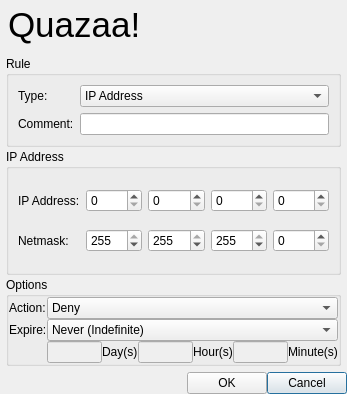
<?xml version="1.0" encoding="UTF-8"?>
<ui version="4.0">
 <class>DialogAddRule</class>
 <widget class="QDialog" name="DialogAddRule">
  <property name="geometry">
   <rect>
    <x>0</x>
    <y>0</y>
    <width>347</width>
    <height>394</height>
   </rect>
  </property>
  <property name="windowTitle">
   <string>Security Rule</string>
  </property>
  <property name="windowIcon">
   <iconset resource="../Resource.qrc">
    <normaloff>:/Resource/Security/SecurityRule.png</normaloff>:/Resource/Security/SecurityRule.png</iconset>
  </property>
  <property name="autoFillBackground">
   <bool>true</bool>
  </property>
  <layout class="QGridLayout" name="gridLayout_2">
   <property name="margin">
    <number>0</number>
   </property>
   <property name="spacing">
    <number>0</number>
   </property>
   <item row="0" column="0">
    <widget class="QFrame" name="frameCommonHeader">
     <property name="minimumSize">
      <size>
       <width>0</width>
       <height>50</height>
      </size>
     </property>
     <property name="maximumSize">
      <size>
       <width>16777215</width>
       <height>50</height>
      </size>
     </property>
     <property name="frameShape">
      <enum>QFrame::NoFrame</enum>
     </property>
     <property name="frameShadow">
      <enum>QFrame::Raised</enum>
     </property>
     <layout class="QGridLayout" name="gridLayout_23">
      <property name="margin">
       <number>1</number>
      </property>
      <property name="spacing">
       <number>0</number>
      </property>
      <item row="0" column="0">
       <widget class="QLabel" name="labelLogo">
        <property name="styleSheet">
         <string notr="true">background-color: transparent;</string>
        </property>
        <property name="pixmap">
         <pixmap resource="../Resource.qrc">:/Resource/Quazaa48.png</pixmap>
        </property>
       </widget>
      </item>
      <item row="0" column="1">
       <widget class="QLabel" name="labelHeaderText">
        <property name="sizePolicy">
         <sizepolicy hsizetype="MinimumExpanding" vsizetype="Preferred">
          <horstretch>0</horstretch>
          <verstretch>0</verstretch>
         </sizepolicy>
        </property>
        <property name="text">
         <string notr="true">&lt;!DOCTYPE HTML PUBLIC &quot;-//W3C//DTD HTML 4.0//EN&quot; &quot;http://www.w3.org/TR/REC-html40/strict.dtd&quot;&gt;
&lt;html&gt;&lt;head&gt;&lt;meta name=&quot;qrichtext&quot; content=&quot;1&quot; /&gt;&lt;style type=&quot;text/css&quot;&gt;
p, li { white-space: pre-wrap; }
&lt;/style&gt;&lt;/head&gt;&lt;body style=&quot; font-family:'MS Shell Dlg 2'; font-size:8.25pt; font-weight:400; font-style:normal;&quot;&gt;
&lt;p style=&quot; margin-top:0px; margin-bottom:0px; margin-left:0px; margin-right:0px; -qt-block-indent:0; text-indent:0px;&quot;&gt;&lt;span style=&quot; font-size:26pt;&quot;&gt;Quazaa!&lt;/span&gt;&lt;/p&gt;&lt;/body&gt;&lt;/html&gt;</string>
        </property>
       </widget>
      </item>
     </layout>
    </widget>
   </item>
   <item row="4" column="0">
    <layout class="QGridLayout" name="gridLayoutFooter">
     <item row="0" column="2">
      <widget class="QPushButton" name="pushButtonCancel">
       <property name="text">
        <string>Cancel</string>
       </property>
      </widget>
     </item>
     <item row="0" column="1">
      <widget class="QPushButton" name="pushButtonOK">
       <property name="text">
        <string>OK</string>
       </property>
      </widget>
     </item>
     <item row="0" column="0">
      <spacer name="horizontalSpacerFooter">
       <property name="orientation">
        <enum>Qt::Horizontal</enum>
       </property>
       <property name="sizeHint" stdset="0">
        <size>
         <width>40</width>
         <height>20</height>
        </size>
       </property>
      </spacer>
     </item>
    </layout>
   </item>
   <item row="1" column="0">
    <widget class="QFrame" name="frameBody">
     <property name="frameShape">
      <enum>QFrame::NoFrame</enum>
     </property>
     <property name="frameShadow">
      <enum>QFrame::Raised</enum>
     </property>
     <layout class="QGridLayout" name="gridLayout_7">
      <property name="verticalSpacing">
       <number>2</number>
      </property>
      <property name="margin">
       <number>6</number>
      </property>
      <item row="0" column="0">
       <widget class="QGroupBox" name="groupBoxRule">
        <property name="title">
         <string>Rule</string>
        </property>
        <layout class="QGridLayout" name="gridLayout_5">
         <item row="0" column="0">
          <widget class="QLabel" name="labelRuleType">
           <property name="text">
            <string>Type:</string>
           </property>
          </widget>
         </item>
         <item row="0" column="1">
          <widget class="QComboBox" name="comboBoxRuleType">
           <item>
            <property name="text">
             <string>IP Address</string>
            </property>
           </item>
           <item>
            <property name="text">
             <string>IP Address Range</string>
            </property>
           </item>
           <item>
            <property name="text">
             <string>Country</string>
            </property>
           </item>
           <item>
            <property name="text">
             <string>File Filter</string>
            </property>
           </item>
           <item>
            <property name="text">
             <string>Content Filter</string>
            </property>
           </item>
           <item>
            <property name="text">
             <string>Regular Expression</string>
            </property>
           </item>
           <item>
            <property name="text">
             <string>User Agent</string>
            </property>
           </item>
          </widget>
         </item>
         <item row="1" column="0">
          <widget class="QLabel" name="labelComment">
           <property name="text">
            <string>Comment:</string>
           </property>
          </widget>
         </item>
         <item row="1" column="1">
          <widget class="QLineEdit" name="lineEditComment"/>
         </item>
        </layout>
       </widget>
      </item>
      <item row="2" column="0">
       <widget class="QGroupBox" name="groupBoxOptions">
        <property name="title">
         <string>Options</string>
        </property>
        <layout class="QGridLayout" name="gridLayout_4">
         <property name="margin">
          <number>0</number>
         </property>
         <property name="spacing">
          <number>0</number>
         </property>
         <item row="2" column="1">
          <layout class="QGridLayout" name="gridLayoutTime">
           <item row="0" column="4">
            <widget class="QLineEdit" name="lineEditMinutes">
             <property name="enabled">
              <bool>false</bool>
             </property>
            </widget>
           </item>
           <item row="0" column="2">
            <widget class="QLineEdit" name="lineEditHours">
             <property name="enabled">
              <bool>false</bool>
             </property>
            </widget>
           </item>
           <item row="0" column="0">
            <widget class="QLineEdit" name="lineEditDays">
             <property name="enabled">
              <bool>false</bool>
             </property>
            </widget>
           </item>
           <item row="0" column="1">
            <widget class="QLabel" name="labelDays">
             <property name="text">
              <string>Day(s)</string>
             </property>
            </widget>
           </item>
           <item row="0" column="3">
            <widget class="QLabel" name="labelHours">
             <property name="text">
              <string>Hour(s)</string>
             </property>
            </widget>
           </item>
           <item row="0" column="5">
            <widget class="QLabel" name="labelMinutes">
             <property name="text">
              <string>Minute(s)</string>
             </property>
            </widget>
           </item>
          </layout>
         </item>
         <item row="0" column="0">
          <widget class="QLabel" name="labelAction">
           <property name="text">
            <string>Action:</string>
           </property>
          </widget>
         </item>
         <item row="1" column="0">
          <widget class="QLabel" name="labelExpire">
           <property name="text">
            <string>Expire:</string>
           </property>
          </widget>
         </item>
         <item row="0" column="1">
          <widget class="QComboBox" name="comboBoxAction">
           <property name="currentIndex">
            <number>2</number>
           </property>
           <property name="maxVisibleItems">
            <number>3</number>
           </property>
           <item>
            <property name="text">
             <string>None</string>
            </property>
           </item>
           <item>
            <property name="text">
             <string>Accept</string>
            </property>
           </item>
           <item>
            <property name="text">
             <string>Deny</string>
            </property>
           </item>
          </widget>
         </item>
         <item row="1" column="1">
          <widget class="QComboBox" name="comboBoxExpire">
           <property name="currentIndex">
            <number>0</number>
           </property>
           <property name="maxVisibleItems">
            <number>3</number>
           </property>
           <item>
            <property name="text">
             <string>Never (Indefinite)</string>
            </property>
           </item>
           <item>
            <property name="text">
             <string>At End Of Session</string>
            </property>
           </item>
           <item>
            <property name="text">
             <string>After:</string>
            </property>
           </item>
          </widget>
         </item>
        </layout>
       </widget>
      </item>
      <item row="1" column="0">
       <widget class="QStackedWidget" name="stackedWidgetType">
        <property name="currentIndex">
         <number>0</number>
        </property>
        <widget class="QWidget" name="pageIPAddress">
         <layout class="QGridLayout" name="gridLayout_8">
          <property name="margin">
           <number>0</number>
          </property>
          <property name="spacing">
           <number>0</number>
          </property>
          <item row="0" column="0">
           <widget class="QGroupBox" name="groupBoxIPAddress">
            <property name="title">
             <string>IP Address</string>
            </property>
            <layout class="QGridLayout" name="gridLayout_6">
             <item row="0" column="0">
              <widget class="QLabel" name="labelIPAddress">
               <property name="text">
                <string>IP Address:</string>
               </property>
              </widget>
             </item>
             <item row="1" column="0">
              <widget class="QLabel" name="labelNetmask">
               <property name="text">
                <string>Netmask:</string>
               </property>
              </widget>
             </item>
             <item row="0" column="2">
              <widget class="QSpinBox" name="spinBoxIP1">
               <property name="maximum">
                <number>255</number>
               </property>
              </widget>
             </item>
             <item row="0" column="3">
              <widget class="QSpinBox" name="spinBoxIP2">
               <property name="maximum">
                <number>255</number>
               </property>
              </widget>
             </item>
             <item row="0" column="4">
              <widget class="QSpinBox" name="spinBoxIP3">
               <property name="maximum">
                <number>255</number>
               </property>
              </widget>
             </item>
             <item row="0" column="5">
              <widget class="QSpinBox" name="spinBoxIP4">
               <property name="maximum">
                <number>255</number>
               </property>
              </widget>
             </item>
             <item row="1" column="2">
              <widget class="QSpinBox" name="spinBoxNetmask1">
               <property name="maximum">
                <number>255</number>
               </property>
               <property name="value">
                <number>255</number>
               </property>
              </widget>
             </item>
             <item row="1" column="3">
              <widget class="QSpinBox" name="spinBoxNetmask2">
               <property name="maximum">
                <number>255</number>
               </property>
               <property name="value">
                <number>255</number>
               </property>
              </widget>
             </item>
             <item row="1" column="4">
              <widget class="QSpinBox" name="spinBoxNetmask3">
               <property name="maximum">
                <number>255</number>
               </property>
               <property name="value">
                <number>255</number>
               </property>
              </widget>
             </item>
             <item row="1" column="5">
              <widget class="QSpinBox" name="spinBoxNetmask4">
               <property name="maximum">
                <number>255</number>
               </property>
               <property name="value">
                <number>0</number>
               </property>
              </widget>
             </item>
            </layout>
           </widget>
          </item>
         </layout>
        </widget>
        <widget class="QWidget" name="pageIPRange">
         <layout class="QGridLayout" name="gridLayout_10">
          <property name="leftMargin">
           <number>0</number>
          </property>
          <property name="topMargin">
           <number>0</number>
          </property>
          <property name="bottomMargin">
           <number>0</number>
          </property>
          <property name="spacing">
           <number>0</number>
          </property>
          <item row="0" column="0">
           <widget class="QGroupBox" name="groupBoxIPRange">
            <property name="title">
             <string>IP Address Range</string>
            </property>
            <layout class="QGridLayout" name="gridLayout_9">
             <property name="margin">
              <number>4</number>
             </property>
             <property name="spacing">
              <number>4</number>
             </property>
             <item row="0" column="0" colspan="6">
              <layout class="QGridLayout" name="gridLayoutIPRange">
               <property name="spacing">
                <number>2</number>
               </property>
               <item row="0" column="0">
                <widget class="QLabel" name="labelStartIP">
                 <property name="text">
                  <string>Start IP Address:</string>
                 </property>
                </widget>
               </item>
               <item row="0" column="1">
                <widget class="QSpinBox" name="spinBoxStartIP1">
                 <property name="maximum">
                  <number>255</number>
                 </property>
                </widget>
               </item>
               <item row="0" column="2">
                <widget class="QSpinBox" name="spinBoxStartIP2">
                 <property name="maximum">
                  <number>255</number>
                 </property>
                </widget>
               </item>
               <item row="0" column="3">
                <widget class="QSpinBox" name="spinBoxStartIP3">
                 <property name="maximum">
                  <number>255</number>
                 </property>
                </widget>
               </item>
               <item row="0" column="4">
                <widget class="QSpinBox" name="spinBoxStartIP4">
                 <property name="maximum">
                  <number>255</number>
                 </property>
                </widget>
               </item>
               <item row="1" column="0">
                <widget class="QLabel" name="labelEndIP">
                 <property name="text">
                  <string>End IP Address:</string>
                 </property>
                </widget>
               </item>
               <item row="1" column="1">
                <widget class="QSpinBox" name="spinBoxEndIP1">
                 <property name="maximum">
                  <number>255</number>
                 </property>
                </widget>
               </item>
               <item row="1" column="2">
                <widget class="QSpinBox" name="spinBoxEndIP2">
                 <property name="maximum">
                  <number>255</number>
                 </property>
                </widget>
               </item>
               <item row="1" column="3">
                <widget class="QSpinBox" name="spinBoxEndIP3">
                 <property name="maximum">
                  <number>255</number>
                 </property>
                </widget>
               </item>
               <item row="1" column="4">
                <widget class="QSpinBox" name="spinBoxEndIP4">
                 <property name="maximum">
                  <number>255</number>
                 </property>
                </widget>
               </item>
               <item row="2" column="0">
                <widget class="QLabel" name="labelRangeNetmask">
                 <property name="text">
                  <string>Netmask:</string>
                 </property>
                </widget>
               </item>
               <item row="2" column="1">
                <widget class="QSpinBox" name="spinBoxRangeNetmask1">
                 <property name="maximum">
                  <number>255</number>
                 </property>
                 <property name="value">
                  <number>255</number>
                 </property>
                </widget>
               </item>
               <item row="2" column="2">
                <widget class="QSpinBox" name="spinBoxRangeNetmask2">
                 <property name="maximum">
                  <number>255</number>
                 </property>
                 <property name="value">
                  <number>255</number>
                 </property>
                </widget>
               </item>
               <item row="2" column="3">
                <widget class="QSpinBox" name="spinBoxRangeNetmask3">
                 <property name="maximum">
                  <number>255</number>
                 </property>
                 <property name="value">
                  <number>255</number>
                 </property>
                </widget>
               </item>
               <item row="2" column="4">
                <widget class="QSpinBox" name="spinBoxRangeNetmask4">
                 <property name="maximum">
                  <number>255</number>
                 </property>
                 <property name="value">
                  <number>255</number>
                 </property>
                </widget>
               </item>
              </layout>
             </item>
            </layout>
           </widget>
          </item>
         </layout>
        </widget>
        <widget class="QWidget" name="pageCountry">
         <layout class="QHBoxLayout" name="horizontalLayout_5">
          <item>
           <widget class="QGroupBox" name="groupBox_3">
            <property name="title">
             <string>Country</string>
            </property>
            <layout class="QHBoxLayout" name="horizontalLayout_4">
             <property name="spacing">
              <number>4</number>
             </property>
             <property name="rightMargin">
              <number>4</number>
             </property>
             <property name="bottomMargin">
              <number>4</number>
             </property>
             <item>
              <widget class="QLineEdit" name="lineEditCountry"/>
             </item>
            </layout>
           </widget>
          </item>
         </layout>
        </widget>
        <widget class="QWidget" name="pageFile">
         <layout class="QGridLayout" name="gridLayout">
          <property name="margin">
           <number>0</number>
          </property>
          <property name="spacing">
           <number>0</number>
          </property>
          <item row="0" column="0">
           <widget class="QGroupBox" name="groupBoxFile">
            <property name="title">
             <string>File Filter</string>
            </property>
            <layout class="QGridLayout" name="gridLayout_14">
             <property name="margin">
              <number>4</number>
             </property>
             <property name="spacing">
              <number>4</number>
             </property>
             <item row="0" column="0" colspan="6">
              <layout class="QGridLayout" name="gridLayoutFile">
               <property name="spacing">
                <number>2</number>
               </property>
               <item row="0" column="0">
                <widget class="QLabel" name="labelHash">
                 <property name="text">
                  <string>Hash:</string>
                 </property>
                </widget>
               </item>
               <item row="1" column="0">
                <widget class="QLabel" name="labelHashType">
                 <property name="sizePolicy">
                  <sizepolicy hsizetype="Fixed" vsizetype="Preferred">
                   <horstretch>0</horstretch>
                   <verstretch>0</verstretch>
                  </sizepolicy>
                 </property>
                 <property name="text">
                  <string>Hash Type:</string>
                 </property>
                </widget>
               </item>
               <item row="0" column="1" colspan="2">
                <widget class="QLineEdit" name="lineEditHash">
                 <property name="sizePolicy">
                  <sizepolicy hsizetype="Expanding" vsizetype="Fixed">
                   <horstretch>0</horstretch>
                   <verstretch>0</verstretch>
                  </sizepolicy>
                 </property>
                </widget>
               </item>
               <item row="1" column="1">
                <widget class="QComboBox" name="comboBoxHashType">
                 <item>
                  <property name="text">
                   <string>SHA1</string>
                  </property>
                 </item>
                 <item>
                  <property name="text">
                   <string>Tiger-Root</string>
                  </property>
                 </item>
                 <item>
                  <property name="text">
                   <string>ED2K</string>
                  </property>
                 </item>
                 <item>
                  <property name="text">
                   <string>MD5</string>
                  </property>
                 </item>
                 <item>
                  <property name="text">
                   <string>BitTorrent</string>
                  </property>
                 </item>
                </widget>
               </item>
              </layout>
             </item>
            </layout>
           </widget>
          </item>
         </layout>
        </widget>
        <widget class="QWidget" name="pageContent">
         <layout class="QGridLayout" name="gridLayout_16">
          <property name="margin">
           <number>0</number>
          </property>
          <property name="spacing">
           <number>0</number>
          </property>
          <item row="0" column="0">
           <widget class="QGroupBox" name="groupBoxContent">
            <property name="title">
             <string>Content Filter</string>
            </property>
            <layout class="QGridLayout" name="gridLayout_12">
             <property name="margin">
              <number>4</number>
             </property>
             <property name="spacing">
              <number>4</number>
             </property>
             <item row="0" column="0" colspan="6">
              <widget class="QLineEdit" name="lineEditContent"/>
             </item>
             <item row="1" column="0" colspan="6">
              <layout class="QGridLayout" name="gridLayoutMatch">
               <property name="spacing">
                <number>2</number>
               </property>
               <item row="0" column="1">
                <widget class="QRadioButton" name="radioButtonMatchAny">
                 <property name="text">
                  <string>Match Any</string>
                 </property>
                 <property name="checked">
                  <bool>false</bool>
                 </property>
                </widget>
               </item>
               <item row="0" column="0">
                <widget class="QRadioButton" name="radioButtonMatchAll">
                 <property name="text">
                  <string>Match All</string>
                 </property>
                 <property name="checked">
                  <bool>true</bool>
                 </property>
                </widget>
               </item>
              </layout>
             </item>
            </layout>
           </widget>
          </item>
         </layout>
        </widget>
        <widget class="QWidget" name="pageRegularExpression">
         <layout class="QGridLayout" name="gridLayout_17">
          <property name="margin">
           <number>0</number>
          </property>
          <property name="spacing">
           <number>0</number>
          </property>
          <item row="0" column="0">
           <widget class="QGroupBox" name="groupBox">
            <property name="title">
             <string>Regular Expression</string>
            </property>
            <layout class="QHBoxLayout" name="horizontalLayout">
             <item>
              <widget class="QLineEdit" name="lineEditRegularExpression"/>
             </item>
            </layout>
           </widget>
          </item>
         </layout>
        </widget>
        <widget class="QWidget" name="pageUserAgent">
         <layout class="QHBoxLayout" name="horizontalLayout_2">
          <property name="spacing">
           <number>0</number>
          </property>
          <property name="margin">
           <number>0</number>
          </property>
          <item>
           <widget class="QGroupBox" name="groupBox_2">
            <property name="title">
             <string>User Agent</string>
            </property>
            <layout class="QHBoxLayout" name="horizontalLayout_3">
             <item>
              <widget class="QCheckBox" name="checkBoxUserAgent">
               <property name="text">
                <string>Regular Expression</string>
               </property>
              </widget>
             </item>
             <item>
              <widget class="QLineEdit" name="lineEditUserAgent"/>
             </item>
            </layout>
           </widget>
          </item>
         </layout>
        </widget>
       </widget>
      </item>
     </layout>
    </widget>
   </item>
  </layout>
 </widget>
 <resources>
  <include location="../Resource.qrc"/>
  <include location="../Resource.qrc"/>
 </resources>
 <connections>
  <connection>
   <sender>comboBoxRuleType</sender>
   <signal>currentIndexChanged(int)</signal>
   <receiver>stackedWidgetType</receiver>
   <slot>setCurrentIndex(int)</slot>
   <hints>
    <hint type="sourcelabel">
     <x>108</x>
     <y>93</y>
    </hint>
    <hint type="destinationlabel">
     <x>343</x>
     <y>149</y>
    </hint>
   </hints>
  </connection>
 </connections>
</ui>
